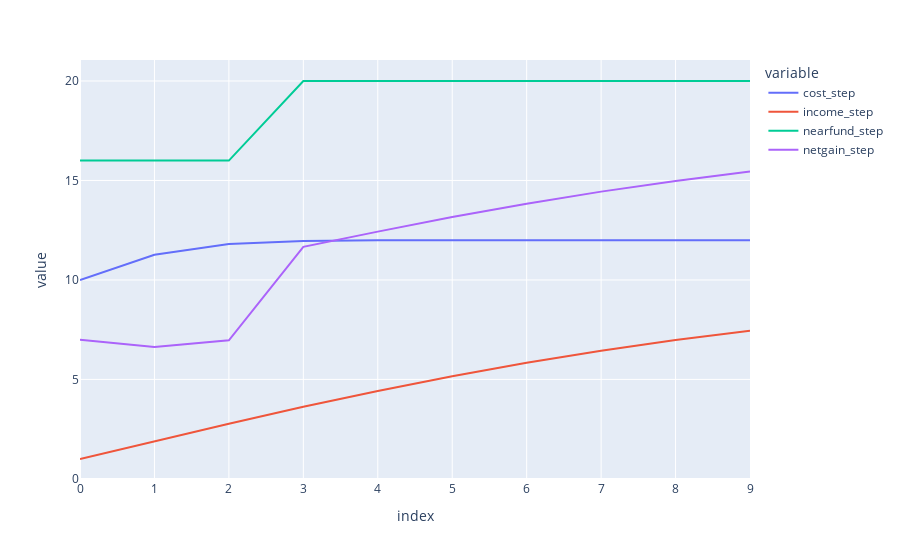

The notebook cell saved with this chart:
### Code cell
px.line(var_df,y=['cost_step','income_step','nearfund_step','netgain_step'])

### Figure 1 — Plotly figure (JSON) as saved in the notebook; plotly's stock layout.template omitted (floating-point values rounded to 4 significant figures)
{"data": [{"hovertemplate": "variable=cost_step<br>index=%{x}<br>value=%{y}<extra></extra>", "legendgroup": "cost_step", "line": {"color": "#636efa", "dash": "solid"}, "mode": "lines", "name": "cost_step", "orientation": "v", "showlegend": true, "type": "scatter", "x": [0, 1, 2, 3, 4, 5, 6, 7, 8, 9], "xaxis": "x", "y": [10, 11.27, 11.81, 11.96, 11.99, 12.0, 12.0, 12.0, 12.0, 12.0], "yaxis": "y"}, {"hovertemplate": "variable=income_step<br>index=%{x}<br>value=%{y}<extra></extra>", "legendgroup": "income_step", "line": {"color": "#EF553B", "dash": "solid"}, "mode": "lines", "name": "income_step", "orientation": "v", "showlegend": true, "type": "scatter", "x": [0, 1, 2, 3, 4, 5, 6, 7, 8, 9], "xaxis": "x", "y": [1, 1.897, 2.776, 3.622, 4.42, 5.159, 5.833, 6.439, 6.976, 7.447], "yaxis": "y"}, {"hovertemplate": "variable=nearfund_step<br>index=%{x}<br>value=%{y}<extra></extra>", "legendgroup": "nearfund_step", "line": {"color": "#00cc96", "dash": "solid"}, "mode": "lines", "name": "nearfund_step", "orientation": "v", "showlegend": true, "type": "scatter", "x": [0, 1, 2, 3, 4, 5, 6, 7, 8, 9], "xaxis": "x", "y": [16, 16, 16, 20, 20, 20, 20, 20, 20, 20], "yaxis": "y"}, {"hovertemplate": "variable=netgain_step<br>index=%{x}<br>value=%{y}<extra></extra>", "legendgroup": "netgain_step", "line": {"color": "#ab63fa", "dash": "solid"}, "mode": "lines", "name": "netgain_step", "orientation": "v", "showlegend": true, "type": "scatter", "x": [0, 1, 2, 3, 4, 5, 6, 7, 8, 9], "xaxis": "x", "y": [7, 6.627, 6.966, 11.67, 12.43, 13.16, 13.83, 14.44, 14.98, 15.45], "yaxis": "y"}], "layout": {"legend": {"title": {"text": "variable"}, "tracegroupgap": 0}, "margin": {"t": 60}, "xaxis": {"anchor": "y", "domain": [0, 1], "title": {"text": "index"}}, "yaxis": {"anchor": "x", "domain": [0, 1], "title": {"text": "value"}}}}
